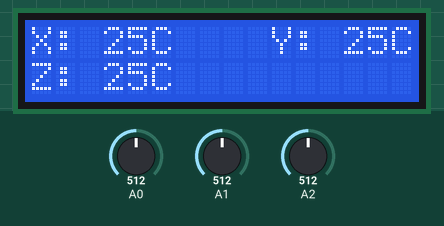
This sketch was run on a simulated Arduino Uno, built with avr-gcc and run on an emulated ATmega328P. Shown: 16×2 character LCD. Inputs (shaded band) come from the test bench; at power-on: A0 = 512, A1 = 512, A2 = 512. What the sketch prints to the serial monitor is not drawn.

Above: at 1.2 s.
1.3 s: A0 set to 0
At 3.3 s:
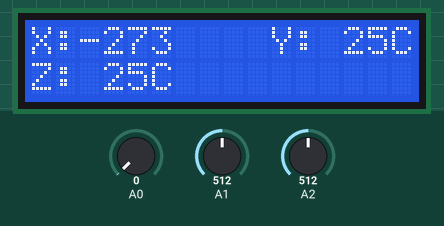
3.6 s: A1 set to 1014
At 5.0 s:
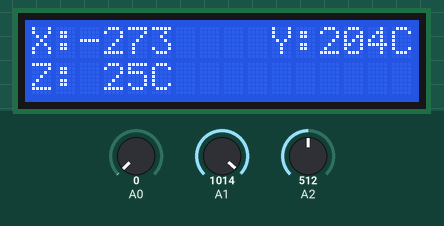
5.6 s: A1 set to 1023
At 6.6 s:
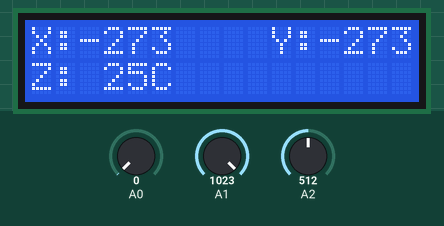
7.7 s: A2 set to 0
At 9.4 s:
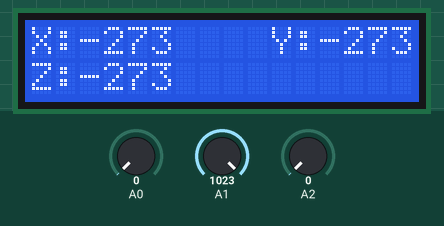
9.7 s: A0 set to 122
At 11.1 s:
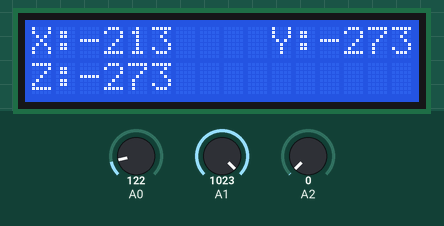
11.7 s: A2 set to 122
At 12.7 s:
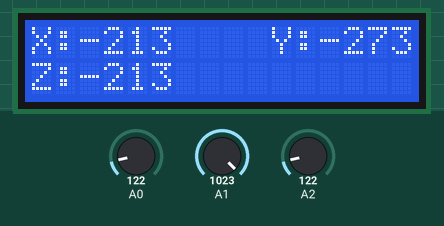
Timing chart, 0 to 14.7 s (numbered marks = the images above; inputs shaded):
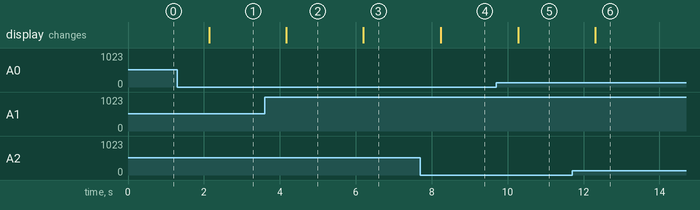

The sketch:

TemperatureMonitor.ino
```cpp
#include "Wire.h"
#include "LiquidCrystal_I2C.h"

// Thermistors are connected at A0, A1, A2
const int xThermistorPin = 0;
const int yThermistorPin = 1;
const int zThermistorPin = 2;

// Temp per axis (rounded to nearest degree)
int axisX, axisY, axisZ;

// Buffer for holding the formatted number to display in the 1602.
char formattedNumber[3];

// Resistor value - I'm using 100K ohm NTC 3950 thermistors and 100K ohm
// resistors, but R1 = 10000 was in the tutorial, which also used 100K ohm
// resistors and changing it to 100000 made the return values really wrong,
// so... 10K it is. It's a little cargo cult and I'm going to just go with it.
const float R1 = 10000;

// Steinhart-Hart coefficients for NTC thermistors (most common)
// https://en.wikipedia.org/wiki/Steinhart%E2%80%93Hart_equation I didn't
// calculate these, and I found my thermistors aren't super accurate, so maybe
// if I did calculate them I'd get more precise results.
const float c1 = 1.009249522e-03, c2 = 2.378405444e-04, c3 = 2.019202697e-07;

// LCD address (for me) is 0x27, which is common.
// It's a 16 x 2 display.
LiquidCrystal_I2C lcd(0x27, 16, 2);

void setup()
{
  // Serial port baud rate needs to match here and in the VS Code extension or
  // you won't get any output. See settings.json.
  Serial.begin(115200);

  // Fixed display like:
  // X:___C    Y:___C
  // Z:___C
  lcd.init();
  lcd.backlight();
  lcd.clear();
  lcd.setCursor(0, 0);
  lcd.print("X:");
  lcd.setCursor(5, 0);
  lcd.print("C    Y:");
  lcd.setCursor(15, 0);
  lcd.print("C");
  lcd.setCursor(0, 1);
  lcd.print("Z:");
  lcd.setCursor(5, 1);
  lcd.print("C");
}

void loop()
{
  // Write temps to their correct spots on the LCD.
  axisX = readTemperature(xThermistorPin);
  lcd.setCursor(2, 0);
  sprintf(formattedNumber, "%3d", axisX);
  lcd.print(formattedNumber);

  axisY = readTemperature(yThermistorPin);
  lcd.setCursor(12, 0);
  sprintf(formattedNumber, "%3d", axisY);
  lcd.print(formattedNumber);

  axisZ = readTemperature(zThermistorPin);
  lcd.setCursor(2, 1);
  sprintf(formattedNumber, "%3d", axisZ);
  lcd.print(formattedNumber);

  delay(1000);
}

int readTemperature(int pin)
{
  int Vo = analogRead(pin);
  Serial.print("pin ");
  Serial.print(pin);
  Serial.print(": ");
  Serial.print(Vo);
  Serial.print(" Vo; R2: ");
  float R2 = R1 * (1023.0 / (float)Vo - 1.0);
  Serial.print(R2);
  Serial.print("; logR2: ");
  float logR2 = log(R2);
  Serial.print(logR2);

  // Steinhart-Hart equation for converting resistance to temperature Kelvin.
  float T = (1.0 / (c1 + c2 * logR2 + c3 * logR2 * logR2 * logR2));

  // Kelvin to Celsius, rounded to nearest degree
  int rounded = round(T - 273.15);

  Serial.print("; ");
  Serial.print(rounded);
  Serial.println("C");

  return rounded;
}
```

Measured:
- the behaviour switches between 1022 and 1023 on A1 (found by bisection; images 2 and 3)
- after the input at 1.3 s, the display: changes after 0.83 s (image 1)
- after the input at 3.6 s, the display: changes after 0.57 s (image 2)
- after the input at 5.6 s, the display: changes after 0.60 s (image 3)
- after the input at 7.7 s, the display: changes after 0.54 s (image 4)
- after the input at 9.7 s, the display: changes after 0.57 s (image 5)
- after the input at 11.7 s, the display: changes after 0.61 s (image 6)
